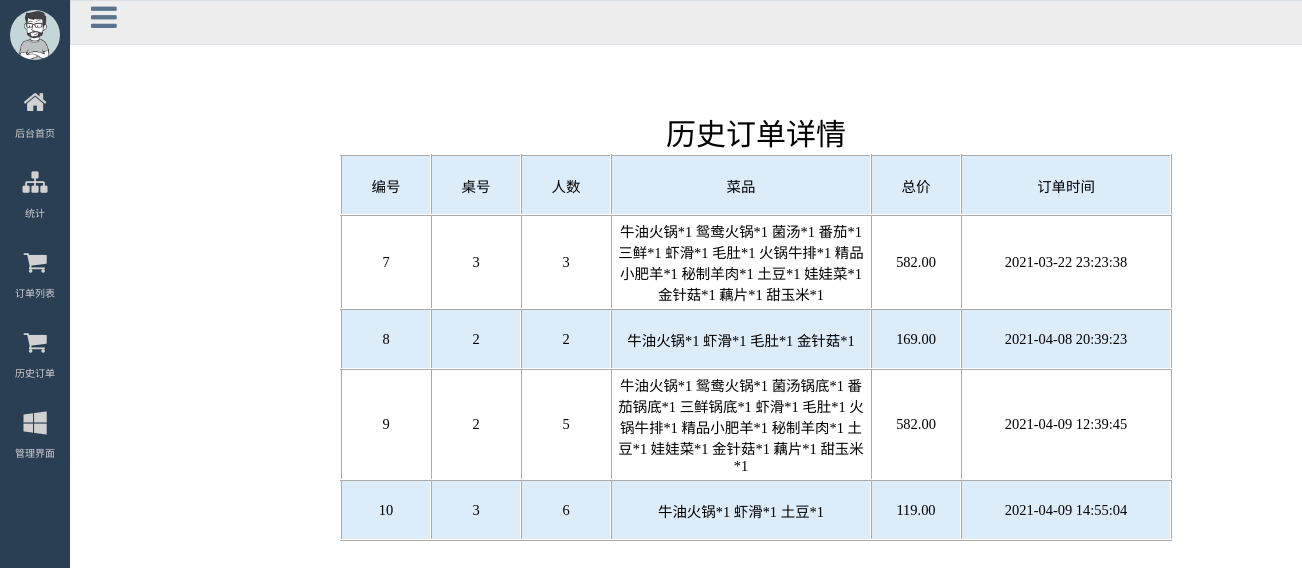
Page /lishidingdan on the committed database.
### tables this page shows
CREATE TABLE "lishi" (
  "o" INTEGER NOT NULL PRIMARY KEY AUTOINCREMENT,
  "ID" INTEGER,
  "renshu" TEXT,
  "NUM" INTEGER,
  "SUM" TEXT,
  "CreatedTime" TEXT,
  "daihao" TEXT
);

### app.py (the view)
@app.route('/lishidingdan', methods=['GET', 'POST'])
def lishidingdan():
    conn = sqlite3.connect(app.config["DATABASE"])
    cur = conn.cursor()
    cur.execute('''select * from lishi order by o asc''')
    sql = cur.fetchall()
    conn.close()
    return render_template('lishidingdan.html', username=sql)

### templates/lishidingdan.html (shortened to what this page needs)
<!DOCTYPE html>
<html lang="zh-CN">
<head>
    <link rel="stylesheet" href="../static/css/font-awesome.css"/>
    <link rel="stylesheet" href="../static/css/index.css"/>
</head>
<body>
<div class="navbar">
    <label for="checkbox">
        <i class="fa fa-bars"></i>
    </label>
    <ul style="float: left;">
        <li>
            <img src="../static/images/1.jpg" alt=""/>
        </li>
        <li>
            <a href="/houtaishouye">
                <i class="fa fa-home"></i>
                <span>后台首页</span>
            </a>
        </li>
        <li>
            <a href="/tongji">
                <i class="fa fa-sitemap"></i>
                <span>统计</span>
            </a>
        </li>
        <li>
            <a href="/dingdan">
                <i class="fa fa-shopping-cart"></i>
                <span>订单列表</span>
            </a>
        </li>
        <li>
            <a href="/lishidingdan">
                <i class="fa fa-shopping-cart"></i>
                <span>历史订单</span>
            </a>
        </li>
        <li>
            <a href="/guanlijiemian">
                <i class="fa fa-windows"></i>
                <span>管理界面</span>
            </a>
        </li>
    </ul>
</div>
<div class="container" style="float: left; margin-top: 70px;margin-top: 90px">
    <table class=table11_6 align="center" style="margin: 20px auto;overflow: hidden;margin-left: 270px; border-collapse: collapse;">
        <caption style="font-size: 30px;">历史订单详情</caption>
        <tr height="60">
            <td width="80">编号</td>
            <td width="80">桌号</td>
            <td width="80">人数</td>
            <td width="200">菜品</td>
            <td width="80">总价</td>
            <td width="150">订单时间</td>
        </tr>
        {% for b in username %}
            <tr height="60">
                <td style="width: 50px; word-break: break-all;">{{ b[0] }}</td>
                <td style="width: 50px; word-break: break-all;">{{ b[1] }}</td>
                <td style="width: 50px; word-break: break-all;">{{ b[2] }}</td>
                <td style="width: 250px; word-break: break-all;">{{ b[3] }}</td>
                <td style="width: 80px; word-break: break-all;">{{ b[4] }}</td>
                <td style="width: 200px; word-break: break-all;">{{ b[5] }}</td>
            </tr>
        {% endfor %}
    </table>
</div>
</body>
</html>

### static/css/index.css (style rules this page uses)
* { padding: 0; margin: 0; }
body { overflow: hidden; }
.navbar { position: relative; width: 100vm; }
.navbar label { position: absolute; top: 0; left: 70px; width: 100%; height: 43px; padding-left: 20px; font-size: 30px; color: #5a738e; background-color: #ededed; border: 1px solid #d9dee4; cursor: pointer; transition: all 0.5s; }
.navbar ul { overflow: hidden; list-style: none; width: 70px; height: 100vh; background-color: #2a3f54; transition: all 0.5s; }
.navbar ul li { height: 70px; margin-bottom: 10px; }
.navbar ul li:first-child { display: flex; justify-content: center; align-items: center; padding: 0 10px; }
.navbar ul li:first-child img { width: 50px; border-radius: 50%; }
.navbar ul li a { display: flex; justify-content: center; align-items: center; flex-direction: column; width: 100%; height: 100%; color: #d1d1d1; text-decoration: none; }
.navbar ul li a i { font-size: 25px; margin-bottom: 10px; }
.navbar ul li a span { font-size: 10px; white-space: nowrap; }
.table11_6, .table11_6 th, .table11_6 td { font-size: 0.95em; text-align: center; padding: 4px; }
.table11_6 th, .table11_6 td { border: 1px solid #73b4e7; border-width: 1px 0 1px 0; border: 2px inset #ffffff; }
.table11_6 tr { border: 1px solid #ffffff; }
.table11_6 tr:nth-child(odd) { background-color: #dcecf9; }
.table11_6 tr:nth-child(even) { background-color: #ffffff; }

### rows in the picture
lishi: o "7", ID "3", renshu "3", NUM "牛油火锅*1 鸳鸯火锅*1 菌汤*1 番茄*1 三鲜*1 虾滑*1 毛肚*1 火锅牛排*1 精品小肥羊*1 秘制羊肉*1 土豆*1 娃娃菜*1 金针菇*1 藕片*1 甜玉米*1", SUM "582.00", CreatedTime "2021-03-22 23:23:38"
lishi: o "8", ID "2", renshu "2", NUM "牛油火锅*1 虾滑*1 毛肚*1 金针菇*1", SUM "169.00", CreatedTime "2021-04-08 20:39:23"
lishi: o "9", ID "2", renshu "5", NUM "牛油火锅*1 鸳鸯火锅*1 菌汤锅底*1 番茄锅底*1 三鲜锅底*1 虾滑*1 毛肚*1 火锅牛排*1 精品小肥羊*1 秘制羊肉*1 土豆*1 娃娃菜*1 金针菇*1 藕片*1 甜玉米*1", SUM "582.00", CreatedTime "2021-04-09 12:39:45"
lishi: o "10", ID "3", renshu "6", NUM "牛油火锅*1 虾滑*1 土豆*1", SUM "119.00", CreatedTime "2021-04-09 14:55:04"
